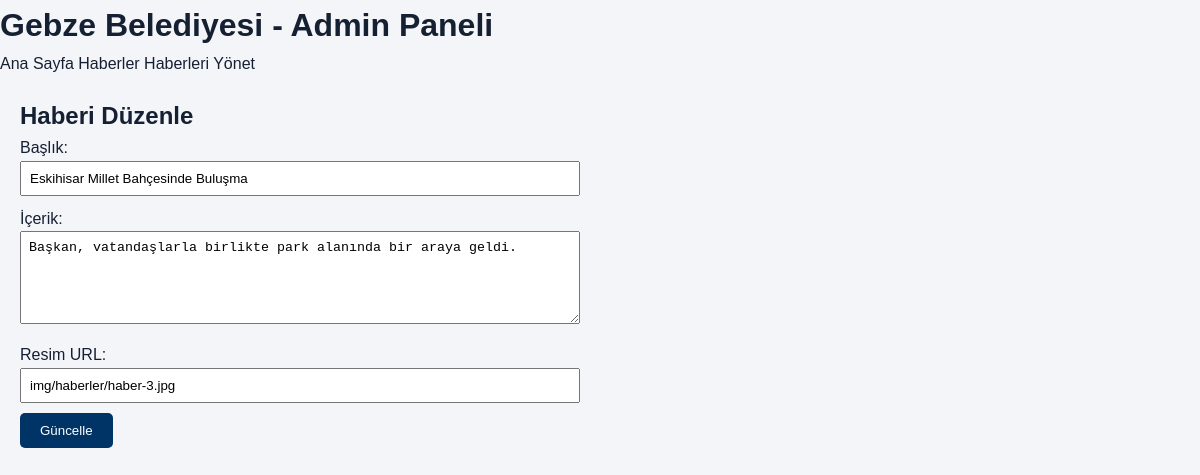
The page /admin/haber-duzenle.php?id=5 on the database its author committed.
### tables this page shows
CREATE TABLE `haberler` (
  `id` int(11) NOT NULL,
  `baslik` varchar(255) NOT NULL,
  `icerik` text NOT NULL,
  `resim` varchar(255) NOT NULL,
  `tarih` datetime NOT NULL
);

### admin/haber-duzenle.php (the view, shortened to what this page needs)
<?php
include '../includes/db.php';
$id = $_GET['id'];
$stmt = $conn->prepare("SELECT * FROM haberler WHERE id = ?");
$stmt->execute([$id]);
$haber = $stmt->fetch(PDO::FETCH_ASSOC);
?>
<!DOCTYPE html>
<html lang="tr">
<head>
    <link rel="stylesheet" href="../css/style.css">
</head>
<body>
    <header>
        <h1>Gebze Belediyesi - Admin Paneli</h1>
        <nav>
            <a href="../index.php">Ana Sayfa</a>
            <a href="../pages/haberler.php">Haberler</a>
            <a href="haber-yonet.php">Haberleri Yönet</a>
        </nav>
    </header>
    <main style="padding: 20px; max-width: 600px;">
        <h2>Haberi Düzenle</h2>
        <form method="POST">
            <label>Başlık:</label><br>
            <input type="text" name="baslik" value="<?php echo htmlspecialchars($haber['baslik']); ?>" required style="width: 100%; padding: 8px; margin-bottom: 10px;"><br>
            <label>İçerik:</label><br>
            <textarea name="icerik" rows="5" required style="width: 100%; padding: 8px; margin-bottom: 10px;"><?php echo htmlspecialchars($haber['icerik']); ?></textarea><br>
            <label>Resim URL:</label><br>
            <input type="text" name="resim" value="<?php echo htmlspecialchars($haber['resim']); ?>" style="width: 100%; padding: 8px; margin-bottom: 10px;"><br>
            <button type="submit" style="background: #003366; color: white; padding: 10px 20px; border: none; border-radius: 5px; cursor: pointer;">
                Güncelle
            </button>
        </form>
    </main>
</body>
</html>

### css/style.css (style rules this page uses)
:root { --navy: #003366; --navy-deep: #001a33; --accent: #f6a01a; --accent-hot: #e08e0c; --text: #162033; --muted: #617089; --bg: #f3f5f8; --line: #e4eaf1; --white: #ffffff; --radius: 12px; --shadow: 0 10px 28px rgba(0, 26, 51, 0.1); --container: 1160px; --font: "Poppins", sans-serif; }
*, *::before, *::after { box-sizing: border-box; margin: 0; padding: 0; }
html { scroll-behavior: smooth; }
body { font-family: var(--font); color: var(--text); background: var(--bg); line-height: 1.6; }
a { color: inherit; text-decoration: none; }
button { font-family: inherit; cursor: pointer; border: none; background: none; }

### rows shown on the page
haberler: baslik "Eskihisar Millet Bahçesinde Buluşma", icerik "Başkan, vatandaşlarla birlikte park alanında bir araya geldi.", resim "img/haberler/haber-3.jpg"
